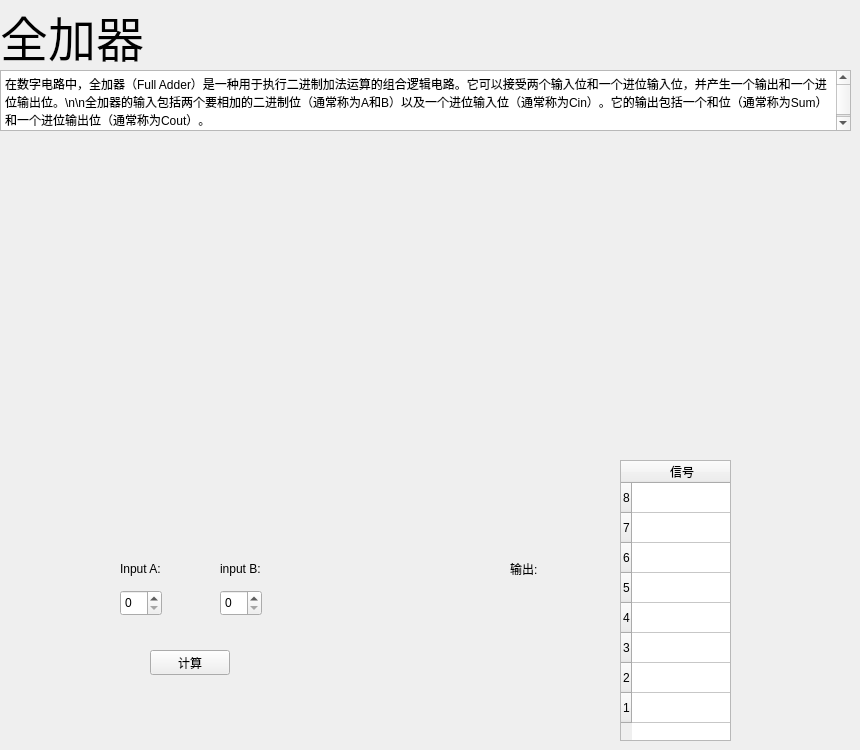
        <widget class="QWidget" name="page">
         <widget class="QLabel" name="label">
          <property name="geometry">
           <rect>
            <x>0</x>
            <y>0</y>
            <width>151</width>
            <height>71</height>
           </rect>
          </property>
          <property name="font">
           <font>
            <pointsize>36</pointsize>
           </font>
          </property>
          <property name="text">
           <string>全加器</string>
          </property>
         </widget>
         <widget class="QPushButton" name="pushButton">
          <property name="geometry">
           <rect>
            <x>150</x>
            <y>650</y>
            <width>80</width>
            <height>25</height>
           </rect>
          </property>
          <property name="text">
           <string>计算</string>
          </property>
         </widget>
         <widget class="QSpinBox" name="spinBox">
          <property name="geometry">
           <rect>
            <x>120</x>
            <y>590</y>
            <width>42</width>
            <height>26</height>
           </rect>
          </property>
         </widget>
         <widget class="QSpinBox" name="spinBox_2">
          <property name="geometry">
           <rect>
            <x>220</x>
            <y>590</y>
            <width>42</width>
            <height>26</height>
           </rect>
          </property>
         </widget>
         <widget class="QLabel" name="label_11">
          <property name="geometry">
           <rect>
            <x>120</x>
            <y>560</y>
            <width>54</width>
            <height>17</height>
           </rect>
          </property>
          <property name="text">
           <string>Input A:</string>
          </property>
         </widget>
         <widget class="QLabel" name="label_12">
          <property name="geometry">
           <rect>
            <x>220</x>
            <y>560</y>
            <width>54</width>
            <height>17</height>
           </rect>
          </property>
          <property name="text">
           <string>input B:</string>
          </property>
         </widget>
         <widget class="QTextBrowser" name="textBrowser">
          <property name="geometry">
           <rect>
            <x>0</x>
            <y>70</y>
            <width>851</width>
            <height>61</height>
           </rect>
          </property>
          <property name="html">
           <string>&lt;!DOCTYPE HTML PUBLIC &quot;-//W3C//DTD HTML 4.0//EN&quot; &quot;http://www.w3.org/TR/REC-html40/strict.dtd&quot;&gt;
&lt;html&gt;&lt;head&gt;&lt;meta name=&quot;qrichtext&quot; content=&quot;1&quot; /&gt;&lt;style type=&quot;text/css&quot;&gt;
p, li { white-space: pre-wrap; }
&lt;/style&gt;&lt;/head&gt;&lt;body style=&quot; font-family:'Sans Serif'; font-size:9pt; font-weight:400; font-style:normal;&quot;&gt;
&lt;p style=&quot; margin-top:0px; margin-bottom:0px; margin-left:0px; margin-right:0px; -qt-block-indent:0; text-indent:0px;&quot;&gt;在数字电路中，全加器（Full Adder）是一种用于执行二进制加法运算的组合逻辑电路。它可以接受两个输入位和一个进位输入位，并产生一个输出和一个进位输出位。\n\n全加器的输入包括两个要相加的二进制位（通常称为A和B）以及一个进位输入位（通常称为Cin）。它的输出包括一个和位（通常称为Sum）和一个进位输出位（通常称为Cout）。&lt;/p&gt;&lt;/body&gt;&lt;/html&gt;</string>
          </property>
         </widget>
         <widget class="QLabel" name="svg_full_add">
          <property name="geometry">
           <rect>
            <x>180</x>
            <y>220</y>
            <width>411</width>
            <height>251</height>
           </rect>
          </property>
          <property name="text">
           <string/>
          </property>
          <property name="pixmap">
           <pixmap resource="imgs/here.qrc">:/imgs/Full-adder_logic_diagram.svg</pixmap>
          </property>
         </widget>
         <widget class="QLabel" name="label_13">
          <property name="geometry">
           <rect>
            <x>510</x>
            <y>560</y>
            <width>54</width>
            <height>17</height>
           </rect>
          </property>
          <property name="text">
           <string>输出:</string>
          </property>
         </widget>
         <widget class="QTableWidget" name="table_full_add">
          <property name="geometry">
           <rect>
            <x>620</x>
            <y>460</y>
            <width>111</width>
            <height>281</height>
           </rect>
          </property>
          <property name="rowCount">
           <number>8</number>
          </property>
          <property name="columnCount">
           <number>1</number>
          </property>
          <row>
           <property name="text">
            <string>8</string>
           </property>
          </row>
          <row>
           <property name="text">
            <string>7</string>
           </property>
          </row>
          <row>
           <property name="text">
            <string>6</string>
           </property>
          </row>
          <row>
           <property name="text">
            <string>5</string>
           </property>
          </row>
          <row>
           <property name="text">
            <string>4</string>
           </property>
          </row>
          <row>
           <property name="text">
            <string>3</string>
           </property>
          </row>
          <row>
           <property name="text">
            <string>2</string>
           </property>
          </row>
          <row>
           <property name="text">
            <string>1</string>
           </property>
          </row>
          <column>
           <property name="text">
            <string>信号</string>
           </property>
          </column>
         </widget>
        </widget>
